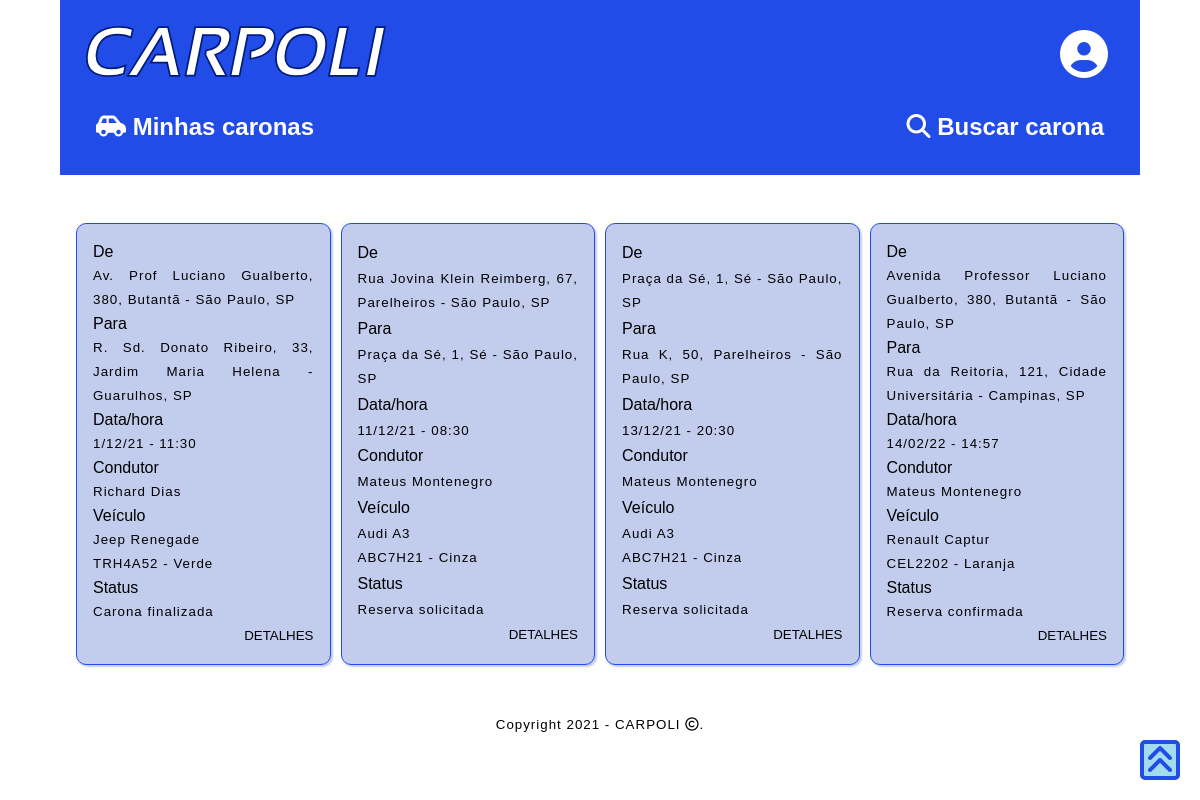
Page /caronas/minhas_caronas/ (signed in) on the committed database.
### caronas/models.py (models this page shows, shortened)
class Carona(models.Model):
    id_condutor = models.ForeignKey(Condutor, on_delete=models.CASCADE)
    id_veiculo = models.ForeignKey(Veiculo, on_delete=models.CASCADE)
    horario_carona = models.DateTimeField()
    valor_carona = models.DecimalField(max_digits=6, decimal_places=2)
    vagas_disponiveis = models.IntegerField()
    observacoes = models.CharField(max_length=255, null=True, default="Nenhuma observação")
    cep_origem = models.CharField(max_length=8)
    endereco_origem = models.CharField(max_length=255)
    num_origem = models.CharField(max_length=8)
    bairro_origem = models.CharField(max_length=255)
    cidade_origem = models.CharField(max_length=50)
    estado_origem = models.CharField(max_length=50)
    cep_destino = models.CharField(max_length=8)
    endereco_destino = models.CharField(max_length=255)
    num_destino = models.CharField(max_length=8)
    bairro_destino = models.CharField(max_length=255)
    cidade_destino = models.CharField(max_length=50)
    estado_destino = models.CharField(max_length=50)

class Condutor(models.Model):
    id_user = models.OneToOneField(Profile, on_delete=models.CASCADE)
    num_carteira_motorista = models.CharField(max_length=15)
    validade_carteira = models.DateField()
    def __str__(self):
        return f'{self.id_user}'

class Profile(models.Model):
    user = models.OneToOneField(User, on_delete=models.CASCADE)
    nascimento = models.DateField()
    cpf = models.CharField(max_length=11, unique=True)
    telefone = models.CharField(max_length=11)
    cep = models.CharField(max_length=8)
    estado = models.CharField(max_length=50)
    cidade = models.CharField(max_length=50)
    endereco = models.CharField(max_length=255)
    bairro = models.CharField(max_length=255)
    num_residencia = models.CharField(max_length=8)
    complemento = models.CharField(max_length=50, null=True, default="-")
    is_condutor = models.BooleanField(default=False)
    is_passageiro = models.BooleanField(default=False)
    is_admin = models.BooleanField(default=False)
    status = models.ForeignKey(Status, on_delete=models.CASCADE)
    def __str__(self):
        return f'{self.user.first_name} {self.user.last_name}'

class Veiculo(models.Model):
    id_condutor = models.ForeignKey(Condutor, on_delete=models.CASCADE)
    fabricante_veic = models.CharField(max_length=50)
    modelo_veic = models.CharField(max_length=50)
    placa_veic = models.CharField(max_length=7)
    cor_veic = models.CharField(max_length=50)
    capacidade_veic = models.IntegerField()
    apelido_veic = models.CharField(max_length=50, null=True, blank=True)

class Log_Carona(models.Model):
    id_carona_passageiros = models.ForeignKey(Carona_Passageiros, on_delete=models.CASCADE)
    horario_log = models.DateTimeField(default=timezone.now)
    status_carona = models.ForeignKey(Status, on_delete=models.CASCADE)
    comentario_log = models.CharField(max_length=255, null=True, default="-")

class Status(models.Model):
    descricao = models.CharField(max_length=255)

### caronas/views.py (the view)
# urls.py: path('minhas_caronas/', views.minhas_caronas, name='minhas_caronas'),
@login_required
def minhas_caronas(request):
    profile = get_object_or_404(Profile, user=request.user)
    if profile.is_condutor:
        condutor = get_object_or_404(Condutor, id_user=profile.id)
        veiculos_list = Veiculo.objects.filter(id_condutor=condutor)
        caronas_list = Carona.objects.filter(
            id_condutor = condutor,
        )
        caronas_passageiro_list = {}
        for carona in caronas_list:
            caronas_passageiro_list[carona.id] = Carona_Passageiros.objects.filter(id_carona=carona).count()
        context = {
            "caronas_list" : caronas_list,
            "veiculos_list" : veiculos_list,
            "caronas_passageiro_list" : caronas_passageiro_list,
            }
        return render(request,'caronas/minhas_caronas_condutor.html', context)
    elif profile.is_passageiro:
        caronas_passageiro_list = Carona_Passageiros.objects.filter(id_passageiro=profile)
        caronas_list = []
        log_list = []
        condutor_list = Condutor.objects.all()
        veiculos_list = Veiculo.objects.all()
        for carona_passageiro in caronas_passageiro_list:
            carona = carona_passageiro.id_carona
            caronas_list.append(carona)
            log = Log_Carona.objects.filter(id_carona_passageiros = carona_passageiro).latest('horario_log')
            log_list.append(log)
        context = {
            "caronas_list" : caronas_list,
            "condutor_list" : condutor_list,
            "veiculos_list" : veiculos_list,
            "log_list" : log_list
            }
        return render(request,'caronas/minhas_caronas_passageiro.html', context)
    elif profile.is_admin:
        return HttpResponseRedirect(reverse('sem_acesso'))

### caronas/templates/caronas/minhas_caronas_passageiro.html (shortened to what this page needs)
{% extends 'base_passageiro.html' %}
{% block content %}
{% if caronas_list %}
<section class="cards-grid">
    {% for carona in caronas_list|dictsort:"horario_carona" %}
    <div class="card-container">
        De
        <small>
            {{ carona.endereco_origem }}, {{ carona.num_origem }}, {{ carona.bairro_origem }} -
            {{ carona.cidade_origem }}, {{ carona.estado_origem }}
        </small>
        Para
        <small>
            {{ carona.endereco_destino }}, {{ carona.num_destino }}, {{ carona.bairro_destino }} -
            {{ carona.cidade_destino }}, {{ carona.estado_destino }}
        </small>
        Data/hora<small>{{ carona.horario_carona|date:"j/m/y - H:i" }}</small>
        Condutor
        <small>
            {% for condutor in condutor_list %}
                {% if condutor == carona.id_condutor %}
                    {{ condutor }}
                {% endif %}
            {% endfor %}
        </small>
        Veículo
        <small>
            {% for veiculo in veiculos_list %}
                {% if veiculo == carona.id_veiculo %}
                    {{ veiculo.fabricante_veic }} {{ veiculo.modelo_veic }}<br>
                    {{ veiculo.placa_veic }} - {{ veiculo.cor_veic }}<br>
                {% endif %}
            {% endfor %}
        </small>
        Status
        <small>
            {% for log in log_list %}
                {% if log.id_carona_passageiros.id_carona == carona %}
                    {{ log.status_carona.descricao }}<br>
                {% endif %}
            {% endfor %}
        </small>
        <a href="{% url 'detail_carona_passageiro' carona.id %}">DETALHES</a>
    </div>
    {% endfor %}
</section>
{% else %}
<h3>Você não possui caronas agendadas e ainda não realizou nenhuma carona :(</h3>
{% endif %}
{% endblock content %}

### static/style.css (style rules this page uses)
:root { --primary-color: #000000; --secondary-color: #001d7c; --terciary-color: #A2DCEE; --primary-background: #ffffff; --secondary-background: #214CE7; --terciary-background: #C2CCED; font-size: 16px; line-height: 1.5em; }
* { font-family:'Trebuchet MS', 'Lucida Sans Unicode', 'Lucida Grande', 'Lucida Sans', Arial, sans-serif; color: var(--primary-color); box-sizing: border-box; }
html { background-color: var(--primary-background); height: 100%; scroll-behavior: smooth; }
body { background-color: var(--primary-background); display: flex; flex-direction: column; padding: 0; margin:0; border:0; }
small { letter-spacing: 1px; }
.cards-grid { display: grid; width: 100%; grid-template-columns: 1fr; column-gap: 10px; row-gap: 25px; }
.card-container { display: flex; flex-direction: column; justify-content: space-around; text-align: justify; background-color: var(--terciary-background); box-shadow: 2px 2px 2px var(--terciary-background); border: 1px solid var(--secondary-background); border-radius: 10px; margin: 2rem 0rem; padding: 1rem 1rem; width: 100%; max-height: 90%; }
@media only screen and (min-width: 600px) { .cards-grid { grid-template-columns: repeat(2,1fr); } }
@media only screen and (min-width: 900px) { .cards-grid { grid-template-columns: repeat(3,1fr); } }
@media only screen and (min-width: 1200px) { .cards-grid { grid-template-columns: repeat(4,1fr); } }
.card-container a { text-align: right; font-size: 10pt; text-decoration: none; }

### rows in the picture
Carona: endereco_origem "Av. Prof Luciano Gualberto", num_origem "380", bairro_origem "Butantã", cidade_origem "São Paulo", estado_origem "SP", endereco_destino "R. Sd. Donato Ribeiro", num_destino "33", bairro_destino "Jardim Maria Helena", cidade_destino "Guarulhos", estado_destino "SP", horario_carona "1/12/21 - 11:30"
Condutor: id_user.last_name "Richard Dias"
Veiculo: fabricante_veic "Jeep", modelo_veic "Renegade", placa_veic "TRH4A52", cor_veic "Verde"
Log_Carona: status_carona.descricao "Carona finalizada"
Carona: endereco_origem "Rua Jovina Klein Reimberg", num_origem "67", bairro_origem "Parelheiros", cidade_origem "São Paulo", estado_origem "SP", endereco_destino "Praça da Sé", num_destino "1", bairro_destino "Sé", cidade_destino "São Paulo", estado_destino "SP", horario_carona "11/12/21 - 08:30"
Condutor: id_user.last_name "Mateus Montenegro"
Veiculo: fabricante_veic "Audi", modelo_veic "A3", placa_veic "ABC7H21", cor_veic "Cinza"
Log_Carona: status_carona.descricao "Reserva solicitada"
Carona: endereco_origem "Praça da Sé", num_origem "1", bairro_origem "Sé", cidade_origem "São Paulo", estado_origem "SP", endereco_destino "Rua K", num_destino "50", bairro_destino "Parelheiros", cidade_destino "São Paulo", estado_destino "SP", horario_carona "13/12/21 - 20:30"
Log_Carona: status_carona.descricao "Reserva solicitada"
Carona: endereco_origem "Avenida Professor Luciano Gualberto", num_origem "380", bairro_origem "Butantã", cidade_origem "São Paulo", estado_origem "SP", endereco_destino "Rua da Reitoria", num_destino "121", bairro_destino "Cidade Universitária", cidade_destino "Campinas", estado_destino "SP", horario_carona "14/02/22 - 14:57"
Veiculo: fabricante_veic "Renault", modelo_veic "Captur", placa_veic "CEL2202", cor_veic "Laranja"
Log_Carona: status_carona.descricao "Reserva confirmada"
